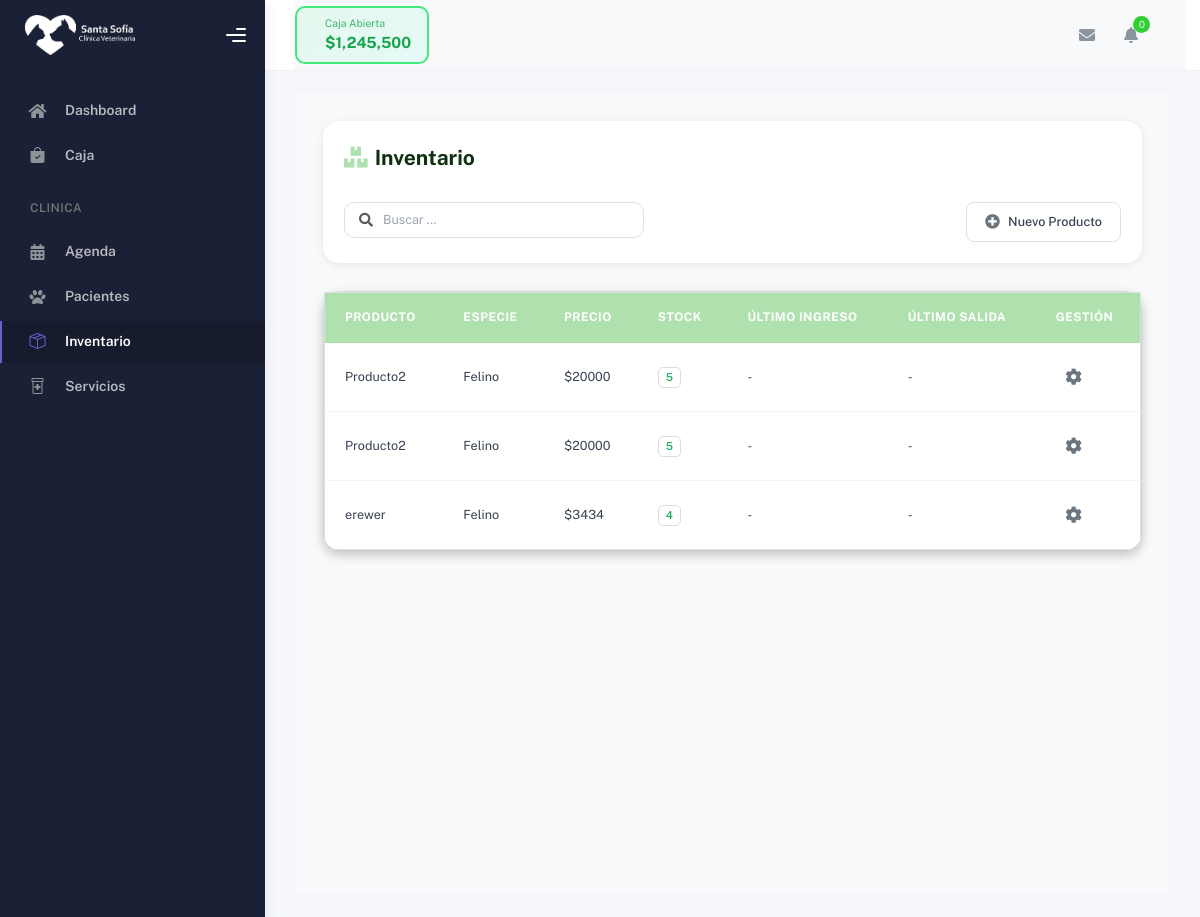
Before: /hospital/inventario/ with the older database file.
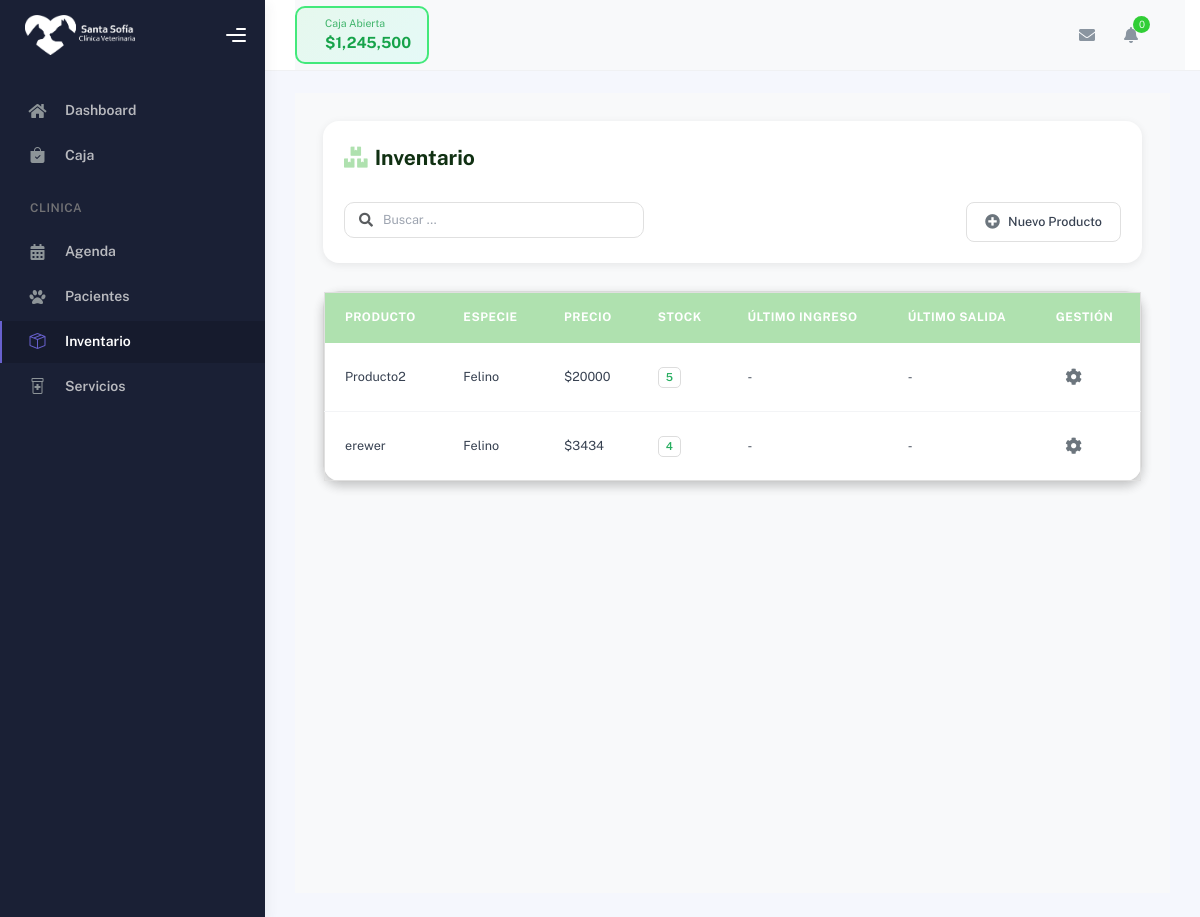
After: the same page with the newer database file.
### hospital/models.py (models this page shows, shortened)
class Insumo(models.Model):
    TIPO_MOVIMIENTO_CHOICES = [
        ('entrada', 'Entrada de Stock'),
        ('venta', 'Venta'),
        ('consulta', 'Uso en Consulta'),
        ('hospitalizacion', 'Uso en Hospitalización'),
        ('ajuste_manual', 'Ajuste Manual'),
        ('devolucion', 'Devolución'),
        ('registro_inicial', 'Registro Inicial'),
    ]
    idInventario = models.AutoField(primary_key=True)
    medicamento = models.CharField(max_length=200)
    categoria = models.CharField(max_length=100, blank=True, null=True)
    sku = models.CharField(max_length=100, blank=True, null=True)
    especie = models.CharField(max_length=50, blank=True, null=True)
    descripcion = models.TextField(blank=True, null=True)
    ml_contenedor = models.DecimalField(max_digits=10, decimal_places=2, null=True, blank=True, verbose_name="ML en Contenedor")
    tipo = models.CharField(max_length=50, null=True, blank=True, verbose_name="Tipo de Producto")
    precio_venta = models.FloatField(default=0)
    stock_actual = models.IntegerField(default=0)
    precauciones = models.TextField(blank=True, null=True)
    contraindicaciones = models.TextField(blank=True, null=True)
    efectos_adversos = models.TextField(blank=True, null=True)
    dosis_ml = models.FloatField(blank=True, null=True)
    peso_kg = models.FloatField(blank=True, null=True)
    fecha_creacion = models.DateTimeField(default=timezone.now, verbose_name="Fecha de Registro")
    ultimo_ingreso = models.DateTimeField(null=True, blank=True)
    ultimo_movimiento = models.DateTimeField(null=True, blank=True)
    tipo_ultimo_movimiento = models.CharField(
        max_length=20,
        choices=TIPO_MOVIMIENTO_CHOICES,
        null=True,
        blank=True
    )
    usuario_ultimo_movimiento = models.ForeignKey(
        User,
        on_delete=models.SET_NULL,
        null=True,
        blank=True,
        related_name='movimientos_insumos'
    )
    class Meta:
        db_table = "Insumo"
        ordering = ["medicamento"]

### hospital/views.py (the view)
# urls.py: path('inventario/', views.inventario, name='inventario'),
def inventario(request):
    insumos = Insumo.objects.all()
    return render(request, 'inventario/inventario.html', {'insumos': insumos})

### hospital/templates/inventario/inventario.html (shortened to what this page needs)
{% extends "partials/base_table.html" %}
{% load static %}
{% block extra_css %}
<link rel="stylesheet" href="{% static 'css/style_inventario.css' %}" type="text/css" media="all">
{% endblock %}
{% block table_title %}
<i class="fas fa-boxes"></i> Inventario
{% endblock %}
{% block table_buttons %}
<button type="button" onclick="abrirModalNuevoProducto()">
    <i class="fas fa-plus-circle"></i> Nuevo Producto
</button>
{% endblock %}
{% block table_columns %}
<th>Producto</th>
<th>Especie</th>
<th>Precio</th>
<th>Stock</th>
<th>Último Ingreso</th>
<th>Último Salida</th>
<th>Gestión</th>
{% endblock %}
{% block table_rows %}
{% for insumo in insumos %}
<tr data-id="{{ insumo.idInventario }}"
    data-especie="{{ insumo.especie|default_if_none:'' }}"
    data-tipo="{{ insumo.tipo|default_if_none:'' }}"
    data-stock="ok"
    data-dosis-ml="{{ insumo.dosis_ml|default_if_none:'' }}"
    data-peso-kg="{{ insumo.peso_kg|default_if_none:'' }}"
    data-ml-contenedor="{{ insumo.ml_contenedor|default_if_none:'' }}">
    <td>{{ insumo.medicamento }}</td>
    <td>{{ insumo.especie }}</td>
    <td>${{ insumo.precio_venta|floatformat:0 }}</td>
    <td><span class="badge stock-ok">{{ insumo.stock_actual }}</span></td>
    <td>-</td>
    <td>-</td>
    <td>
        <div class="manage-wheel">
            <button type="button" onclick="toggleWheel(this)">
                <i class="fas fa-cog"></i>
            </button>
        </div>
    </td>
</tr>
{% empty %}
<tr>
    <td colspan="7">No hay productos en inventario.</td>
</tr>
{% endfor %}
{% endblock %}

### templates/partials/base_table.html (shortened to what this page needs)
{% extends "partials/base.html" %}
{% load static %}
{% block styles %}
<link rel="stylesheet" href="{% static 'css/base/tables_base.css' %}?v=4" type="text/css" media="all">
{% endblock %}
{% block content %}
<div class="table-page-content">
    <div class="container-fluid">
        <div class="table-header">
            <h4>
                {% block table_title %}{% endblock %}
            </h4>
            <div class="table-header-controls">
                <div class="search-bar">
                    <i class="fas fa-search text-muted"></i>
                    <input type="text" id="searchInput" placeholder="Buscar ...">
                </div>
            </div>
            <div class="table-actions">
                <div class="table-action-buttons">
                    {% block table_buttons %}{% endblock %}
                </div>
            </div>
        </div>
        <div class="vet-table">
            <table id="vet-table" class="vet-table">
                <thead>
                    <tr>
                        {% block table_columns %}{% endblock %}
                    </tr>
                </thead>
                <tbody>
                    {% block table_rows %}{% endblock %}
                </tbody>
            </table>
        </div>
    </div>
</div>
{% endblock %}

### templates/partials/base.html (shortened to what this page needs)
{% load static %}
{% block base %}
<!DOCTYPE html>
<html lang="es">
<head>
    <link href="https://cdn.jsdelivr.net/npm/bootstrap@5.3.0/dist/css/bootstrap.min.css" rel="stylesheet">
    <link rel="stylesheet" href="https://cdnjs.cloudflare.com/ajax/libs/font-awesome/6.4.0/css/all.min.css">
    <link rel="stylesheet" href="{% static 'css/plugins.min.css' %}" />
    <link rel="stylesheet" href="{% static 'css/kaiadmin.min.css' %}" />
    <link rel="stylesheet" href="{% static 'css/dashboard_style.css' %}" />
    <link rel="stylesheet" href="https://cdn.jsdelivr.net/npm/bootstrap-icons@1.11.1/font/bootstrap-icons.css">
    <link rel="stylesheet" href="{% static 'css/base/modals_base.css' %}" />
    {% block extra_css %}{% endblock %}
    {% block styles %}{% endblock %}
</head>
<body>
    <div class="wrapper">
        {% include 'partials/sidebar.html' %}
        <div class="main-panel">
            {% include 'partials/topbar.html' %}
            <div class="container">
                <div class="page-inner">
                    {% block content %}{% endblock %}
                </div>
            </div>
        </div>
    </div>
</body>
</html>
{% endblock %}

### templates/partials/sidebar.html (shortened to what this page needs)
{% load static %}
<link rel="stylesheet" href="https://cdn.jsdelivr.net/npm/bootstrap-icons@1.13.1/font/bootstrap-icons.min.css">
<div class="sidebar" data-background-color="dark">
    <div class="sidebar-logo">
        <div class="logo-header" data-background-color="dark">
            <a href="{% url 'dashboard' %}" class="logo">
                <img src="{% static 'img/logo.png' %}" alt="navbar brand" class="navbar-brand" height="40" />
            </a>
            <div class="nav-toggle">
                <button class="btn btn-toggle toggle-sidebar">
                    <i class="gg-menu-right"></i>
                </button>
            </div>
        </div>
    </div>
    <div class="sidebar-wrapper scrollbar scrollbar-inner">
        <div class="sidebar-content">
            <ul class="nav nav-secondary">
                <li class="nav-item {% if request.resolver_match.url_name == 'dashboard' %}active{% endif %}">
                    <a href="{% url 'dashboard' %}">
                        <i class="fas fa-home"></i>
                        <p>Dashboard</p>
                    </a>
                </li>
                <li class="nav-item {% if request.resolver_match.app_name == 'caja' %}active{% endif %}">
                    <a href="{% url 'caja:cashregister' %}">
                        <i class="bi bi-bag-check-fill"></i>
                        <p>Caja</p>
                    </a>
                </li>
                <li class="nav-section">
                    <h4 class="text-section">CLINICA</h4>
                </li>
                <li class="nav-item {% if request.resolver_match.url_name == 'agenda' %}active{% endif %}">
                    <a href="{% url 'agenda:agenda' %}">
                        <i class="fas fa-calendar-alt"></i>
                        <p>Agenda</p>
                    </a>
                </li>
                <li class="nav-item {% if request.resolver_match.url_name == 'pacientes' %}active{% endif %}">
                    <a href="{% url 'hospital:pacientes' %}">
                        <i class="fas fa-paw"></i>
                        <p>Pacientes</p>
                    </a>
                </li>
                <li class="nav-item {% if request.resolver_match.url_name == 'inventario' %}active{% endif %}">
                    <a href="{% url 'hospital:inventario' %}">
                        <i class="bi bi-box-seam"></i>
                        <p>Inventario</p>
                    </a>
                </li>
                <li class="nav-item {% if request.resolver_match.url_name == 'servicios' %}active{% endif %}">
                    <a href="{% url 'hospital:servicios' %}">
                        <i class="bi bi-prescription2"></i>
                        <p>Servicios</p>
                    </a>
                </li>
        </div>
    </div>
</div>

### templates/partials/topbar.html (shortened to what this page needs)
{% load static %}
<div class="main-header">
    <nav class="navbar navbar-header navbar-header-transparent navbar-expand-lg border-bottom">
        <div class="container-fluid">
            <nav class="navbar navbar-header-left navbar-expand-lg p-0 d-none d-lg-flex">
                <div class="cash-status-btn open" id="cashStatusBtn" onclick="toggleCashRegister()">
                    <div class="status-info">
                        <h6 id="cashStatusLabel">Caja Abierta</h6>
                        <div class="amount" id="cashAmount">$1,245,500</div>
                    </div>
                </div>
            </nav>
            <ul class="navbar-nav topbar-nav ms-md-auto align-items-center">
                <li class="nav-item topbar-icon dropdown hidden-caret">
                    <a class="nav-link dropdown-toggle" href="#" id="messageDropdown" role="button"
                        data-bs-toggle="dropdown" aria-haspopup="true" aria-expanded="false">
                        <i class="fa fa-envelope"></i>
                    </a>
                </li>
                <li class="nav-item topbar-icon dropdown hidden-caret">
                    <a class="nav-link dropdown-toggle" href="#" id="notifDropdown" role="button"
                        data-bs-toggle="dropdown" aria-haspopup="true" aria-expanded="false">
                        <i class="fa fa-bell"></i>
                        <span class="notification">0</span>
                    </a>
                </li>
                <li class="nav-item topbar-user dropdown hidden-caret">
                    <a class="dropdown-toggle profile-pic" data-bs-toggle="dropdown" href="#" aria-expanded="false">
                    </a>
                </li>
            </ul>
        </div>
    </nav>
</div>

### static/css/dashboard_style.css (style rules this page uses)
:root { --primary-color: #afe1af; --primary-hover: #89c57c; --text-dark: #103012; }
.stock-ok { color: #27ae60; font-weight: 600; }

### static/css/base/modals_base.css (style rules this page uses)
:root { --primary-color: #afe1af; --primary-hover: #89c57c; --text-dark: #103012; --bg-light: #f8f9fa; --border-color: #e0e0e0; --shadow-sm: 0 2px 8px rgba(0, 0, 0, 0.08); --shadow-md: 0 4px 12px rgba(0, 0, 0, 0.12); --grey: #afafaf; --grey-hover: #a8a8a8; }

### hospital/Static/css/style_inventario.css (style rules this page uses)
:root { --primary-color: #afe1af; --primary-hover: #89c57c; --text-dark: #103012; --bg-light: #f8f9fa; --border-color: #e0e0e0; --shadow-sm: 0 2px 8px rgba(0, 0, 0, 0.08); --shadow-md: 0 4px 12px rgba(0, 0, 0, 0.12); }

### templates/partials/topbar.html (style rules this page uses)
.main-header { z-index: 10!important; }
.navbar-header-left .cash-status-btn { margin: 0; }
.cash-status-btn { display: flex; align-items: center; gap: 12px; padding: 8px 16px; border-radius: 10px; border: 2px solid; font-weight: 600; transition: all 0.3s ease; cursor: pointer; }
.cash-status-btn.open { background: linear-gradient(135deg, rgba(67, 233, 123, 0.1) 0%, rgba(56, 249, 215, 0.1) 100%); border-color: #43e97b; color: #16a34a; }
.cash-status-btn .status-info h6 { margin: 0; font-size: 0.75rem; opacity: 0.8; }
.cash-status-btn .status-info .amount { margin: 0; font-size: 1.1rem; font-weight: 700; }

Changed rows visible on the page:
removed Insumo: medicamento "Producto2", especie "Felino", precio_venta "20000", stock_actual "5"
